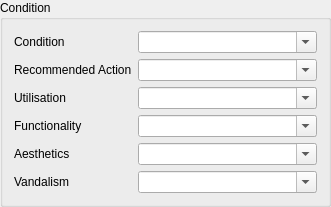
  <widget class="QGroupBox" name="groupBox_9">
   <property name="geometry">
    <rect>
     <x>684</x>
     <y>556</y>
     <width>331</width>
     <height>171</height>
    </rect>
   </property>
   <property name="title">
    <string>Condition</string>
   </property>
   <property name="checkable">
    <bool>false</bool>
   </property>
   <layout class="QFormLayout" name="formLayout_2">
    <item row="0" column="0">
     <widget class="QLabel" name="label_101">
      <property name="text">
       <string>Condition</string>
      </property>
     </widget>
    </item>
    <item row="0" column="1">
     <widget class="QComboBox" name="Condition">
      <property name="editable">
       <bool>true</bool>
      </property>
      <item>
       <property name="text">
        <string/>
       </property>
      </item>
      <item>
       <property name="text">
        <string>1</string>
       </property>
      </item>
      <item>
       <property name="text">
        <string>2</string>
       </property>
      </item>
      <item>
       <property name="text">
        <string>3</string>
       </property>
      </item>
      <item>
       <property name="text">
        <string>4</string>
       </property>
      </item>
      <item>
       <property name="text">
        <string>5</string>
       </property>
      </item>
     </widget>
    </item>
    <item row="2" column="1">
     <widget class="QComboBox" name="Recommended_Action">
      <property name="editable">
       <bool>true</bool>
      </property>
      <item>
       <property name="text">
        <string/>
       </property>
      </item>
      <item>
       <property name="text">
        <string>Immediate Repair</string>
       </property>
      </item>
      <item>
       <property name="text">
        <string>Programmed Repair</string>
       </property>
      </item>
      <item>
       <property name="text">
        <string>Immediate Replacement</string>
       </property>
      </item>
      <item>
       <property name="text">
        <string>Programmed Replacement</string>
       </property>
      </item>
      <item>
       <property name="text">
        <string>Take Out of Service</string>
       </property>
      </item>
     </widget>
    </item>
    <item row="5" column="1">
     <widget class="QComboBox" name="Functionality">
      <property name="editable">
       <bool>true</bool>
      </property>
      <item>
       <property name="text">
        <string/>
       </property>
      </item>
      <item>
       <property name="text">
        <string>1</string>
       </property>
      </item>
      <item>
       <property name="text">
        <string>2</string>
       </property>
      </item>
      <item>
       <property name="text">
        <string>3</string>
       </property>
      </item>
      <item>
       <property name="text">
        <string>4</string>
       </property>
      </item>
      <item>
       <property name="text">
        <string>5</string>
       </property>
      </item>
     </widget>
    </item>
    <item row="7" column="1">
     <widget class="QComboBox" name="Aesthetics">
      <property name="editable">
       <bool>true</bool>
      </property>
      <item>
       <property name="text">
        <string/>
       </property>
      </item>
      <item>
       <property name="text">
        <string>1</string>
       </property>
      </item>
      <item>
       <property name="text">
        <string>2</string>
       </property>
      </item>
      <item>
       <property name="text">
        <string>3</string>
       </property>
      </item>
      <item>
       <property name="text">
        <string>4</string>
       </property>
      </item>
      <item>
       <property name="text">
        <string>5</string>
       </property>
      </item>
     </widget>
    </item>
    <item row="9" column="0">
     <widget class="QLabel" name="label_106">
      <property name="text">
       <string>Vandalism</string>
      </property>
     </widget>
    </item>
    <item row="9" column="1">
     <widget class="QComboBox" name="Vandalism">
      <property name="editable">
       <bool>true</bool>
      </property>
      <item>
       <property name="text">
        <string/>
       </property>
      </item>
      <item>
       <property name="text">
        <string>1</string>
       </property>
      </item>
      <item>
       <property name="text">
        <string>2</string>
       </property>
      </item>
      <item>
       <property name="text">
        <string>3</string>
       </property>
      </item>
      <item>
       <property name="text">
        <string>4</string>
       </property>
      </item>
      <item>
       <property name="text">
        <string>5</string>
       </property>
      </item>
     </widget>
    </item>
    <item row="2" column="0">
     <widget class="QLabel" name="label_74">
      <property name="text">
       <string>Recommended Action</string>
      </property>
     </widget>
    </item>
    <item row="5" column="0">
     <widget class="QLabel" name="label_104">
      <property name="text">
       <string>Functionality</string>
      </property>
     </widget>
    </item>
    <item row="7" column="0">
     <widget class="QLabel" name="label_105">
      <property name="text">
       <string>Aesthetics</string>
      </property>
     </widget>
    </item>
    <item row="4" column="1">
     <widget class="QComboBox" name="Utilisation">
      <property name="editable">
       <bool>true</bool>
      </property>
      <item>
       <property name="text">
        <string/>
       </property>
      </item>
      <item>
       <property name="text">
        <string>1</string>
       </property>
      </item>
      <item>
       <property name="text">
        <string>2</string>
       </property>
      </item>
      <item>
       <property name="text">
        <string>3</string>
       </property>
      </item>
      <item>
       <property name="text">
        <string>4</string>
       </property>
      </item>
      <item>
       <property name="text">
        <string>5</string>
       </property>
      </item>
     </widget>
    </item>
    <item row="4" column="0">
     <widget class="QLabel" name="label_103">
      <property name="text">
       <string>Utilisation</string>
      </property>
     </widget>
    </item>
   </layout>
  </widget>
